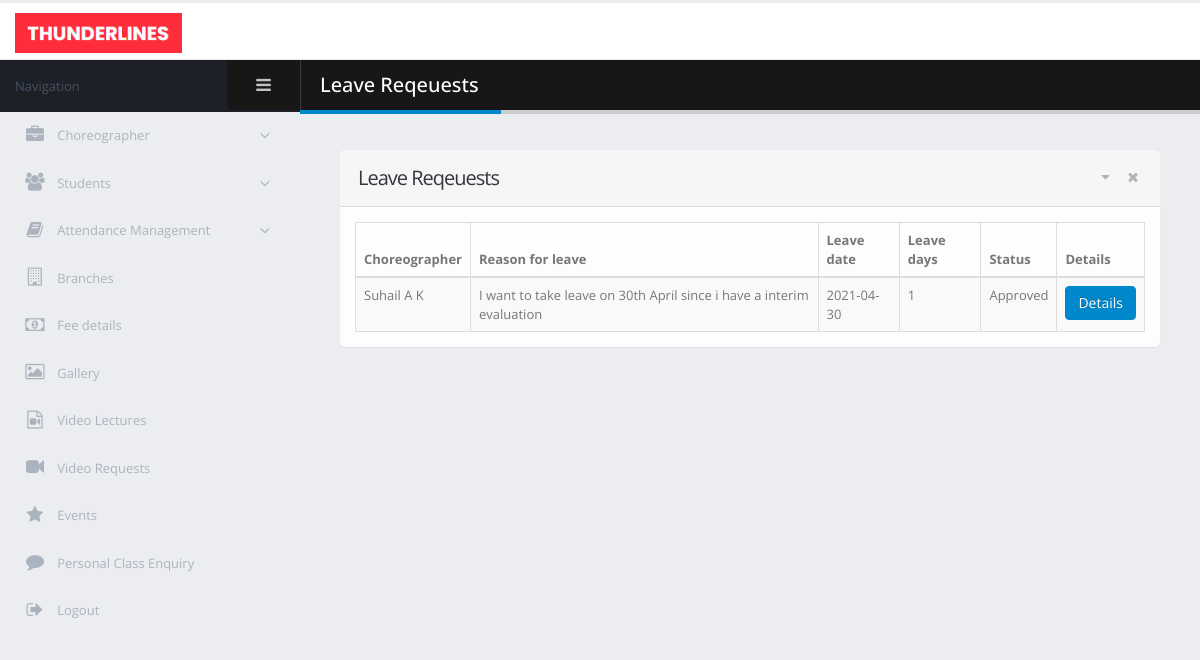
Page /admin/leaves_list.php on the committed database.
### tables this page shows
CREATE TABLE `choreographer` (
  `choreographer_id` int(11) NOT NULL,
  `choreographer_name` varchar(50) NOT NULL,
  `choreographer_dob` date NOT NULL,
  `address` varchar(40) NOT NULL,
  `place` varchar(30) NOT NULL,
  `pincode` int(11) NOT NULL,
  `district` varchar(25) NOT NULL,
  `mobile` bigint(12) NOT NULL,
  `email` varchar(25) NOT NULL,
  `sallary` int(11) NOT NULL,
  `qualification` varchar(20) NOT NULL
);

CREATE TABLE `choreographer_leave` (
  `leave_id` int(11) NOT NULL,
  `choreo_id` int(11) NOT NULL,
  `leave_reason` text NOT NULL,
  `leave_date` varchar(20) NOT NULL,
  `leave_days` int(11) NOT NULL,
  `leave_status` int(11) NOT NULL DEFAULT 0
);

### admin/leaves_list.php (the view, shortened to what this page needs)
<!doctype html>
<html class="fixed">
<head>
    <link rel="stylesheet" href="assets/vendor/bootstrap/css/bootstrap.css" />
    <link rel="stylesheet" href="assets/vendor/font-awesome/css/font-awesome.css" />
    <link rel="stylesheet" href="assets/vendor/magnific-popup/magnific-popup.css" />
    <link rel="stylesheet" href="assets/vendor/bootstrap-datepicker/css/bootstrap-datepicker3.css" />
    <link rel="stylesheet" href="assets/vendor/jquery-ui/jquery-ui.css" />
    <link rel="stylesheet" href="assets/vendor/jquery-ui/jquery-ui.theme.css" />
    <link rel="stylesheet" href="assets/vendor/bootstrap-multiselect/bootstrap-multiselect.css" />
    <link rel="stylesheet" href="assets/vendor/morris.js/morris.css" />
    <link rel="stylesheet" href="assets/stylesheets/theme.css" />
    <link rel="stylesheet" href="assets/stylesheets/skins/default.css" />
    <link rel="stylesheet" href="assets/stylesheets/theme-custom.css">
</head>
<body>
<section class="body">
    <header class="header">
        <div class="logo-container">
            <a href="homepage.php" class="logo">
                <img src="assets/images/new_logo.png" alt="Porto Admin" height="40"/>
            </a>
        </div>
    </header>
    <div class="inner-wrapper">
        <aside id="sidebar-left" class="sidebar-left">
            <div class="sidebar-header">
                <div class="sidebar-title">
                    Navigation
                </div>
                <div class="sidebar-toggle hidden-xs" data-toggle-class="sidebar-left-collapsed" data-target="html" data-fire-event="sidebar-left-toggle">
                    <i class="fa fa-bars" aria-label="Toggle sidebar"></i>
                </div>
            </div>
            <div class="nano">
                <div class="nano-content">
                    <nav id="menu" class="nav-main" role="navigation">
                        <ul class="nav nav-main ">
                            <li class="nav-parent ">
                                <a href="#">
                                    <i class="fa fa-briefcase" aria-hidden="true"></i>
                                    <span>Choreographer</span>
                                </a>
                            </li>
                            <li class="nav-parent">
                                <a href="#">
                                    <i class="fa fa-users" aria-hidden="true"></i>
                                    <span>Students</span>
                                </a>
                            </li>
                            <li class="nav-parent">
                                <a href="#">
                                    <i class="fa fa-book" aria-hidden="true"></i>
                                    <span>Attendance Management</span>
                                </a>
                            </li>
                            <li>
                                <a href="branches.php">
                                    <i class="fa fa-building-o" aria-hidden="true"></i>
                                    <span>Branches</span>
                                </a>
                            </li>
                            <li>
                                <a href="fees_details.php">
                                    <i class="fa fa-money" aria-hidden="true"></i>
                                    <span>Fee details</span>
                                </a>
                            </li>
                            <li>
                                <a href="gallery.php">
                                    <i class="fa fa-image" aria-hidden="true"></i>
                                    <span>Gallery</span>
                                </a>
                            </li>
                            <li>
                                <a href="video_lectures.php">
                                    <i class="fa fa-file-video-o" aria-hidden="true"></i>
                                    <span>Video Lectures</span>
                                </a>
                            </li>
                            <li>
                                <a href="video_requests.php">
                                    <i class="fa fa-video-camera" aria-hidden="true"></i>
                                    <span>Video Requests</span>
                                </a>
                            </li>
                            <li>
                                <a href="event_details.php">
                                    <i class="fa fa-star" aria-hidden="true"></i>
                                    <span>Events</span>
                                </a>
                            </li>
                            <li>
                                <a href="personal_class_requests.php">
                                    <i class="fa fa-comment" aria-hidden="true"></i>
                                    <span>Personal Class Enquiry</span>
                                </a>
                            </li>
                            <li>
                                <a href="../login.html">
                                    <i class="fa fa-sign-out" aria-hidden="true"></i>
                                    <span>Logout</span>
                                </a>
                            </li>
                        </ul>
                    </nav>
                </div>
            </div>
        </aside>
        <section role="main" class="content-body">
            <header class="page-header">
                <h2>Leave Reqeuests</h2>
            </header>
            <section class="panel">
                <header class="panel-heading">
                    <div class="panel-actions">
                        <a href="#" class="panel-action panel-action-toggle" data-panel-toggle></a>
                        <a href="#" class="panel-action panel-action-dismiss" data-panel-dismiss></a>
                    </div>
                    <h2 class="panel-title">Leave Reqeuests</h2>
                </header>
                <div class="panel-body">
                    <table class="table table-bordered table-striped mb-none" id="tester_table">
                        <thead>
                        <tr>
                            <th>Choreographer</th>
                            <th>Reason for leave</th>
                            <th>Leave date</th>
                            <th>Leave days</th>
                            <th>Status</th>
                            <th>Details</th>
                        </tr>
                        </thead>
                        <tbody>
                        <?php
                        $server_name = "localhost";
                        $user_name = "root";
                        $password = "";
                        $database = "dance-academy";
                        $conn = new mysqli($server_name, $user_name, $password, $database);
                        $choreo_sel = "select leave_id, choreo_id, leave_reason, leave_date, leave_days, leave_status from choreographer_leave";
                        $res = $conn->query($choreo_sel);
                        while ($row = $res->fetch_array())
                        {
                            echo "<tr>";
                            $ch_res = $conn->query("select choreographer_name from choreographer where choreographer_id='$row[1]'");
                            while ($ch_row = $ch_res->fetch_array())
                            {
                                echo "<td>$ch_row[0]</td>";
                            }
                            echo "<td>$row[2]</td>";
                            echo "<td>$row[3]</td>";
                            echo "<td>$row[4]</td>";
                            if ($row[5]==1)
                            {
                                echo "<td>Approved</td>";
                            }
                            echo "<td><a href='leave_details.php?id=$row[0]'><button class='btn btn-primary'>Details</button></a></td>";
                        }
                        ?>
                        </tbody>
                    </table>
                </div>
            </section>
        </section>
    </div>
</section>
</body>
</html>

### admin/assets/stylesheets/skins/default.css (style rules this page uses)
a, .btn-link { color: #0088cc; }
body .btn-primary { color: #ffffff; text-shadow: 0 -1px 0 rgba(0, 0, 0, 0.25); background-color: #0088cc; border-color: #0088cc; }
.page-header h2 { border-bottom-color: #0088cc; }

### rows in the picture
choreographer_leave: leave_reason "I want to take leave on 30th April since i have a interim evaluation", leave_date "2021-04-30", leave_days "1", leave_status "Approved"
choreographer: choreographer_name "Suhail A K"
